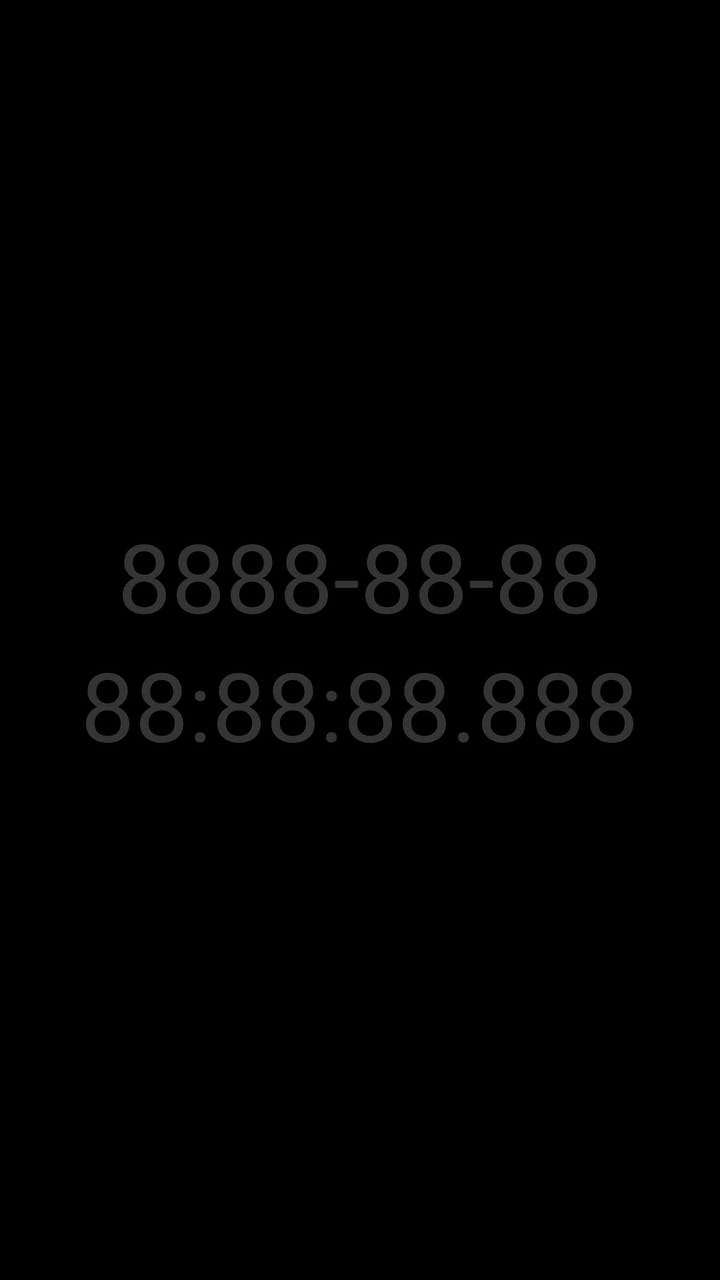
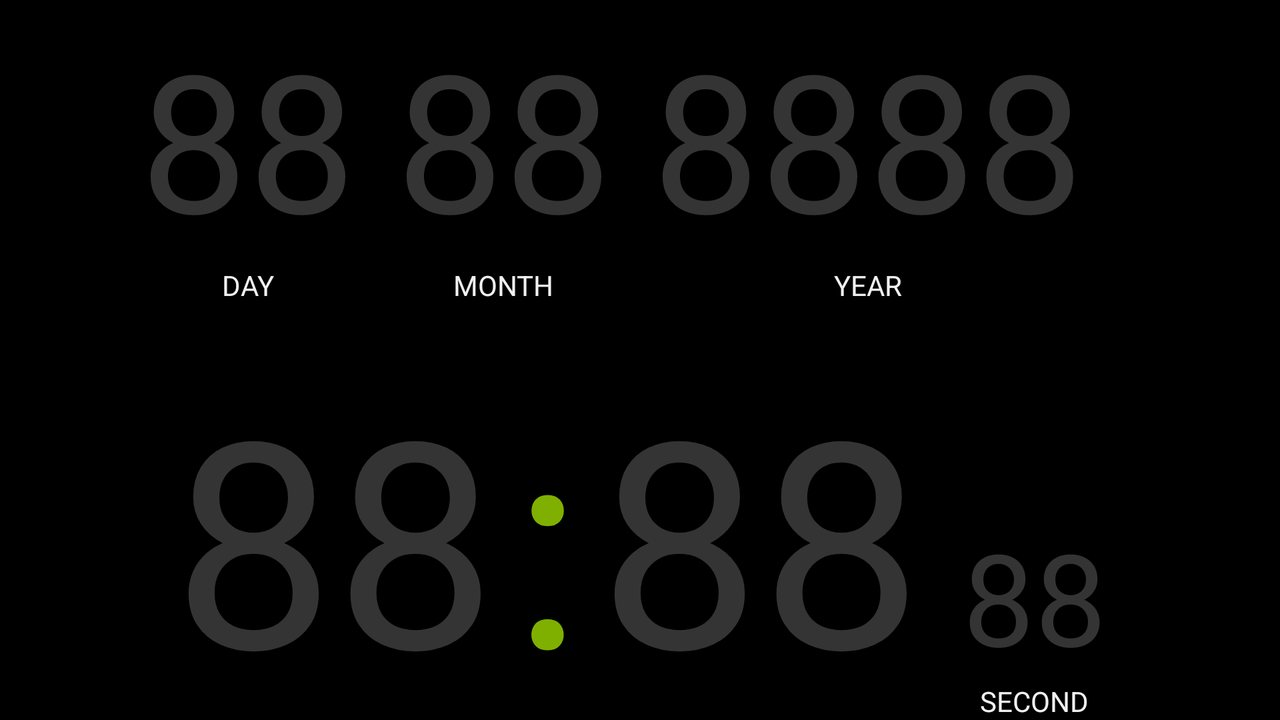

Two renders of one Android screen. The first uses the default layout on a phone; the second uses the alternative layout the repository ships for a different screen configuration, on a matching device. The two XML files are below.
<!-- AndroidManifest.xml: application theme AppTheme -->
<!-- res/layout/activity_main.xml -->
<?xml version="1.0" encoding="utf-8"?>

<LinearLayout xmlns:android="http://schemas.android.com/apk/res/android"
    xmlns:app="http://schemas.android.com/apk/res-auto"
    xmlns:tools="http://schemas.android.com/tools"
    android:id="@+id/activity_root"
    android:layout_width="match_parent"
    android:layout_height="match_parent"
    android:orientation="vertical"
    tools:context=".MainActivity">

    <LinearLayout
        android:layout_width="match_parent"
        android:layout_height="match_parent"
        android:background="@color/black"
        android:gravity="center"
        android:orientation="vertical">

        <FrameLayout
            android:layout_width="match_parent"
            android:layout_height="wrap_content">

            <TextView
                android:id="@+id/text_now_date_background"
                android:fontFamily="@font/barspbd"
                android:layout_width="wrap_content"
                android:layout_height="wrap_content"
                android:layout_gravity="center"
                android:text="8888-88-88"
                android:textColor="@color/sumi"
                android:textSize="48dp" />

            <TextView
                android:id="@+id/text_now_date"
                android:fontFamily="@font/barspbd"
                android:layout_width="wrap_content"
                android:layout_height="wrap_content"
                android:layout_gravity="center"
                android:textColor="@color/vert_prairie"
                android:textSize="48dp" />

        </FrameLayout>

        <FrameLayout
            android:layout_width="match_parent"
            android:layout_height="wrap_content">

            <TextView
                android:id="@+id/text_now_time_background"
                android:fontFamily="@font/barspbd"
                android:layout_width="wrap_content"
                android:layout_height="wrap_content"
                android:layout_gravity="center"
                android:text="88:88:88.888"
                android:textColor="@color/sumi"
                android:textSize="48dp" />

            <TextView
                android:id="@+id/text_now_time"
                android:fontFamily="@font/barspbd"
                android:layout_width="wrap_content"
                android:layout_height="wrap_content"
                android:layout_gravity="center"
                android:textColor="@color/vert_prairie"
                android:textSize="48dp" />

        </FrameLayout>

    </LinearLayout>

    <Button
        android:id="@+id/button_apply_to_wall"
        android:layout_width="wrap_content"
        android:layout_height="wrap_content"
        android:text="壁紙へ"/>

</LinearLayout>
<!-- resources referenced by this layout -->
<resources>
  <color name="black">#000000</color>
  <color name="sumi">#343434</color>
  <color name="vert_prairie">#7FB000</color>
  <style name="AppTheme" parent="Theme.AppCompat.Light.NoActionBar">
          
          <item name="colorPrimary">@color/colorPrimary</item>
          <item name="colorPrimaryDark">@color/colorPrimaryDark</item>
          <item name="colorAccent">@color/colorAccent</item>
  
          <item name="windowNoTitle">true</item>
          <item name="windowActionBar">false</item>
          <item name="android:windowFullscreen">true</item>
          <item name="android:windowContentOverlay">@null</item>
      </style>
  <color name="colorPrimary">#3F51B5</color>
  <color name="colorPrimaryDark">#303F9F</color>
  <color name="colorAccent">#FF4081</color>
</resources>
<!-- res/layout-land/activity_main.xml (the repository's variant of the layout above) -->
<!-- drawn on the phone turned sideways -->
<?xml version="1.0" encoding="utf-8"?>

<LinearLayout xmlns:android="http://schemas.android.com/apk/res/android"
    android:layout_width="match_parent"
    android:layout_height="match_parent"
    android:background="@color/black"
    android:orientation="vertical"
    android:gravity="center_vertical">

    <RelativeLayout
        android:id="@+id/date_area"
        android:layout_width="match_parent"
        android:layout_height="wrap_content"
        android:layout_marginTop="5dp"
        android:gravity="center">

        <RelativeLayout
            android:id="@+id/layout_now_day"
            android:layout_width="wrap_content"
            android:layout_height="wrap_content">

            <FrameLayout
                android:id="@+id/frame_now_day"
                android:layout_width="wrap_content"
                android:layout_height="wrap_content">

                <TextView
                    android:id="@+id/text_now_day_background"
                    fontPath="fonts/7barSPBd.ttf"
                    android:layout_width="wrap_content"
                    android:layout_height="wrap_content"
                    android:text="88"
                    android:textColor="@color/sumi"
                    android:textSize="96dp" />

                <TextView
                    android:id="@+id/text_now_day"
                    fontPath="fonts/7barSPBd.ttf"
                    android:layout_width="wrap_content"
                    android:layout_height="wrap_content"
                    android:textColor="@color/vert_prairie"
                    android:textSize="96dp" />

            </FrameLayout>

            <TextView
                android:layout_width="wrap_content"
                android:layout_height="wrap_content"
                android:layout_below="@+id/frame_now_day"
                android:layout_centerInParent="true"
                android:text="DAY"
                android:textColor="@color/snow_white" />

        </RelativeLayout>

        <RelativeLayout
            android:id="@+id/layout_now_month"
            android:layout_width="wrap_content"
            android:layout_height="wrap_content"
            android:layout_marginLeft="20dp"
            android:layout_toRightOf="@+id/layout_now_day">

            <FrameLayout
                android:id="@+id/frame_now_month"
                android:layout_width="wrap_content"
                android:layout_height="wrap_content">

                <TextView
                    android:id="@+id/text_now_month_background"
                    fontPath="fonts/7barSPBd.ttf"
                    android:layout_width="wrap_content"
                    android:layout_height="wrap_content"
                    android:text="88"
                    android:textColor="@color/sumi"
                    android:textSize="96dp" />

                <TextView
                    android:id="@+id/text_now_month"
                    fontPath="fonts/7barSPBd.ttf"
                    android:layout_width="wrap_content"
                    android:layout_height="wrap_content"
                    android:textColor="@color/vert_prairie"
                    android:textSize="96dp" />

            </FrameLayout>

            <TextView
                android:layout_width="wrap_content"
                android:layout_height="wrap_content"
                android:layout_below="@+id/frame_now_month"
                android:layout_centerInParent="true"
                android:text="MONTH"
                android:textColor="@color/snow_white" />

        </RelativeLayout>

        <RelativeLayout
            android:id="@+id/layout_now_year"
            android:layout_width="wrap_content"
            android:layout_height="wrap_content"
            android:layout_marginLeft="20dp"
            android:layout_toRightOf="@+id/layout_now_month">

            <FrameLayout
                android:id="@+id/frame_now_year"
                android:layout_width="wrap_content"
                android:layout_height="wrap_content">

                <TextView
                    android:id="@+id/text_now_year_background"
                    fontPath="fonts/7barSPBd.ttf"
                    android:layout_width="wrap_content"
                    android:layout_height="wrap_content"
                    android:text="8888"
                    android:textColor="@color/sumi"
                    android:textSize="96dp" />

                <TextView
                    android:id="@+id/text_now_year"
                    fontPath="fonts/7barSPBd.ttf"
                    android:layout_width="wrap_content"
                    android:layout_height="wrap_content"
                    android:textColor="@color/vert_prairie"
                    android:textSize="96dp" />

            </FrameLayout>

            <TextView
                android:layout_width="wrap_content"
                android:layout_height="wrap_content"
                android:layout_below="@+id/frame_now_year"
                android:layout_centerInParent="true"
                android:text="YEAR"
                android:textColor="@color/snow_white" />

        </RelativeLayout>

        <RelativeLayout
            android:id="@+id/layout_now_week"
            android:layout_width="wrap_content"
            android:layout_height="wrap_content"
            android:layout_toRightOf="@+id/layout_now_year"
            android:layout_alignBottom="@+id/layout_now_year"
            android:layout_marginLeft="20dp">

            <TextView
                android:id="@+id/text_now_week"
                fontPath="fonts/KSblockblock.ttf"
                android:layout_width="wrap_content"
                android:layout_height="wrap_content"
                android:textColor="@color/vert_prairie"
                android:textSize="64dp" />

            <TextView
                android:layout_width="wrap_content"
                android:layout_height="wrap_content"
                android:layout_below="@+id/text_now_week"
                android:layout_centerInParent="true"
                android:text="a"
                android:textColor="@color/black" />

        </RelativeLayout>

    </RelativeLayout>

    <RelativeLayout
        android:id="@+id/time_area"
        android:layout_width="match_parent"
        android:layout_height="wrap_content"
        android:layout_marginTop="20dp"
        android:gravity="center">

        <RelativeLayout
            android:id="@+id/layout_now_hour"
            android:layout_width="wrap_content"
            android:layout_height="wrap_content">

            <FrameLayout
                android:id="@+id/frame_now_hour"
                android:layout_width="wrap_content"
                android:layout_height="wrap_content">

                <TextView
                    android:id="@+id/text_now_hour_background"
                    fontPath="fonts/7barSPBd.ttf"
                    android:layout_width="wrap_content"
                    android:layout_height="wrap_content"
                    android:text="88"
                    android:textColor="@color/sumi"
                    android:textSize="144dp" />

                <TextView
                    android:id="@+id/text_now_hour"
                    fontPath="fonts/7barSPBd.ttf"
                    android:layout_width="wrap_content"
                    android:layout_height="wrap_content"
                    android:textColor="@color/vert_prairie"
                    android:textSize="144dp" />

            </FrameLayout>

            <TextView
                android:layout_width="wrap_content"
                android:layout_height="wrap_content"
                android:layout_below="@+id/frame_now_hour"
                android:layout_centerInParent="true"
                android:text="HOUR"
                android:textColor="@color/snow_white" />

        </RelativeLayout>

        <RelativeLayout
            android:id="@+id/layout_divide_hour_and_minute"
            android:layout_width="wrap_content"
            android:layout_height="wrap_content"
            android:layout_toRightOf="@+id/layout_now_hour">

            <TextView
                android:id="@+id/text_divide_hour_and_minute"
                fontPath="fonts/7barSPBd.ttf"
                android:layout_width="wrap_content"
                android:layout_height="wrap_content"
                android:layout_marginLeft="8dp"
                android:layout_marginRight="8dp"
                android:text=":"
                android:textColor="@color/vert_prairie"
                android:textSize="144dp" />

            <TextView
                android:layout_width="wrap_content"
                android:layout_height="wrap_content"
                android:layout_below="@+id/text_divide_hour_and_minute"
                android:layout_centerInParent="true"
                android:text="a"
                android:textColor="@color/black" />

        </RelativeLayout>

        <RelativeLayout
            android:id="@+id/layout_now_minute"
            android:layout_width="wrap_content"
            android:layout_height="wrap_content"
            android:layout_toRightOf="@+id/layout_divide_hour_and_minute">

            <FrameLayout
                android:id="@+id/frame_now_minute"
                android:layout_width="wrap_content"
                android:layout_height="wrap_content">

                <TextView
                    android:id="@+id/text_now_minute_background"
                    fontPath="fonts/7barSPBd.ttf"
                    android:layout_width="wrap_content"
                    android:layout_height="wrap_content"
                    android:text="88"
                    android:textColor="@color/sumi"
                    android:textSize="144dp" />

                <TextView
                    android:id="@+id/text_now_minute"
                    fontPath="fonts/7barSPBd.ttf"
                    android:layout_width="wrap_content"
                    android:layout_height="wrap_content"
                    android:textColor="@color/vert_prairie"
                    android:textSize="144dp" />

            </FrameLayout>

            <TextView
                android:layout_width="wrap_content"
                android:layout_height="wrap_content"
                android:layout_below="@+id/frame_now_minute"
                android:layout_centerInParent="true"
                android:text="MINUTE"
                android:textColor="@color/snow_white" />

        </RelativeLayout>

        <RelativeLayout
            android:id="@+id/layout_now_second"
            android:layout_width="wrap_content"
            android:layout_height="wrap_content"
            android:layout_alignBottom="@+id/layout_now_hour"
            android:layout_marginLeft="20dp"
            android:layout_toRightOf="@+id/layout_now_minute">

            <FrameLayout
                android:id="@+id/frame_now_second"
                android:layout_width="wrap_content"
                android:layout_height="wrap_content">

                <TextView
                    android:id="@+id/text_now_second_background"
                    fontPath="fonts/7barSPBd.ttf"
                    android:layout_width="wrap_content"
                    android:layout_height="wrap_content"
                    android:text="88"
                    android:textColor="@color/sumi"
                    android:textSize="64dp" />

                <TextView
                    android:id="@+id/text_now_second"
                    fontPath="fonts/7barSPBd.ttf"
                    android:layout_width="wrap_content"
                    android:layout_height="wrap_content"
                    android:textColor="@color/vert_prairie"
                    android:textSize="64dp" />

            </FrameLayout>

            <TextView
                android:layout_width="wrap_content"
                android:layout_height="wrap_content"
                android:layout_below="@+id/frame_now_second"
                android:layout_centerInParent="true"
                android:text="SECOND"
                android:textColor="@color/snow_white" />

        </RelativeLayout>


    </RelativeLayout>

    <RelativeLayout
        android:id="@+id/top_alarm_area"
        android:layout_width="wrap_content"
        android:layout_height="wrap_content"
        android:orientation="horizontal"
        android:layout_marginLeft="20dp">

        <ImageView
            android:id="@+id/image_alarm"
            android:layout_width="wrap_content"
            android:layout_height="wrap_content"
            android:src="@drawable/icon_alarm_normal"/>

        <FrameLayout
            android:id="@+id/frame_top_alarm_time"
            android:layout_width="wrap_content"
            android:layout_height="wrap_content"
            android:layout_toRightOf="@id/image_alarm"
            android:layout_alignBottom="@id/image_alarm">

            <TextView
                android:id="@+id/text_top_alarm_time_background"
                fontPath="fonts/7barSPBd.ttf"
                android:layout_width="wrap_content"
                android:layout_height="wrap_content"
                android:text="88:88"
                android:textColor="@color/sumi"
                android:textSize="48dp" />

            <TextView
                android:id="@+id/text_top_alarm_time"
                fontPath="fonts/7barSPBd.ttf"
                android:layout_width="wrap_content"
                android:layout_height="wrap_content"
                android:textColor="@color/vert_prairie"
                android:textSize="48dp" />

        </FrameLayout>

    </RelativeLayout>

</LinearLayout>
<!-- resources referenced by the variant -->
<!-- as the phone turned sideways resolves them -->
<resources>
  <color name="black">#000000</color>
  <color name="snow_white">#F0F0F0</color>
  <color name="sumi">#343434</color>
  <color name="vert_prairie">#7FB000</color>
  <!-- drawable icon_alarm_normal: png bitmap (drawable, 3638 bytes) -->
  <style name="AppTheme" parent="Theme.AppCompat.Light.NoActionBar">
          
          <item name="colorPrimary">@color/colorPrimary</item>
          <item name="colorPrimaryDark">@color/colorPrimaryDark</item>
          <item name="colorAccent">@color/colorAccent</item>
  
          <item name="windowNoTitle">true</item>
          <item name="windowActionBar">false</item>
          <item name="android:windowFullscreen">true</item>
          <item name="android:windowContentOverlay">@null</item>
      </style>
  <color name="colorPrimary">#3F51B5</color>
  <color name="colorPrimaryDark">#303F9F</color>
  <color name="colorAccent">#FF4081</color>
</resources>
